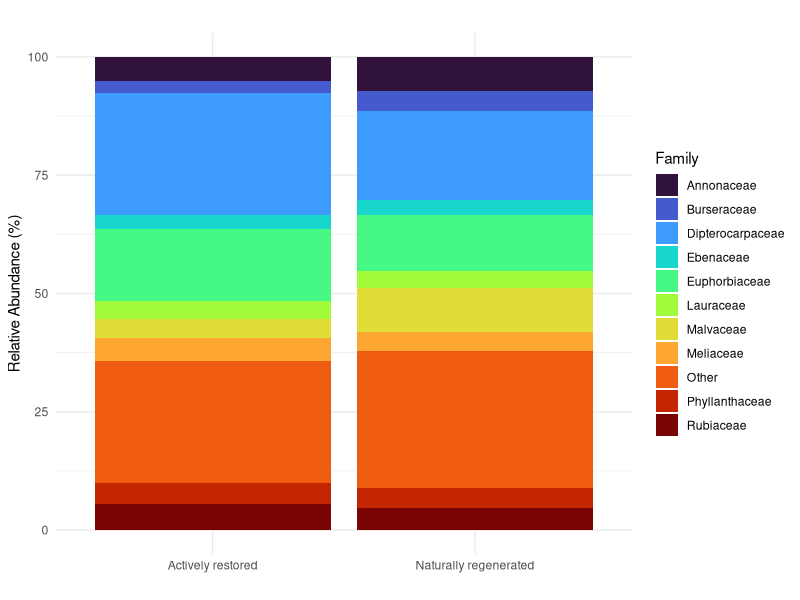
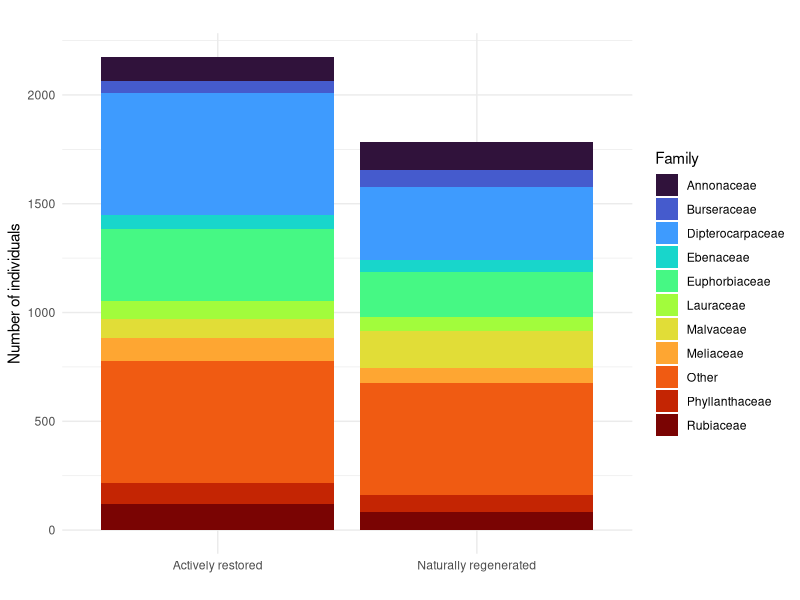

Source code (R) for these figures, in order:
## ---- chunk 1
library(here)
library(dplyr)
library(ggplot2)
## ---- chunk 2
CP_plots_clean <- read.csv(here("species list data", "CP plots clean.csv"))
## ---- chunk 3
# Step 1: Get top 10 families by total species count (across AR + NR)
top_families <- CP_plots_clean %>%
  group_by(family) %>%
  summarise(total_count = sum(count, na.rm = TRUE)) %>%
  arrange(desc(total_count)) %>%
  slice_head(n = 10) %>%
  pull(family)

#collapse other families into 'other'
CP_plots_top_families <- CP_plots_clean %>%
  mutate(family_grouped = ifelse(family %in% top_families, family, "Other"))

#summarise relative abundance per family_grouped and restoration type
summary_data <- CP_plots_top_families %>%
  group_by(restoration, family_grouped) %>%
  summarise(total_abundance = sum(relative_abundance_percent, na.rm = TRUE), .groups = "drop")

#plot the data
ggplot(summary_data, aes(x = restoration, y = total_abundance, fill = family_grouped)) +
  geom_bar(stat = "identity", position = "stack") +
  scale_fill_viridis_d(option = "turbo") +
  scale_x_discrete(labels = c("AR" = "Actively restored", "NR" = "Naturally regenerated")) +
  labs(
    x = "",
    y = "Relative Abundance (%)",
    fill = "Family",
    title = ""
  ) +
  theme_minimal() +
  theme(axis.text.x = element_text(angle = 0, hjust = 0.5))
## ---- chunk 4
#now I want to plot the actual number of species in the two sites, from the top 10 families
summary_data_counts <- CP_plots_top_families %>%
  group_by(restoration, family_grouped) %>%
  summarise(total_species_count = sum(count, na.rm = TRUE), .groups = "drop")

ggplot(summary_data_counts, aes(x = restoration, y = total_species_count, fill = family_grouped)) +
  geom_bar(stat = "identity", position = "stack") +
  scale_fill_viridis_d(option = "turbo") +
  scale_x_discrete(labels = c("AR" = "Actively restored", "NR" = "Naturally regenerated")) +
  labs(
    x = "",
    y = "Number of individuals",
    fill = "Family",
    title = ""
  ) +
  theme_minimal() +
  theme(axis.text.x = element_text(angle = 0, hjust = 0.5))
